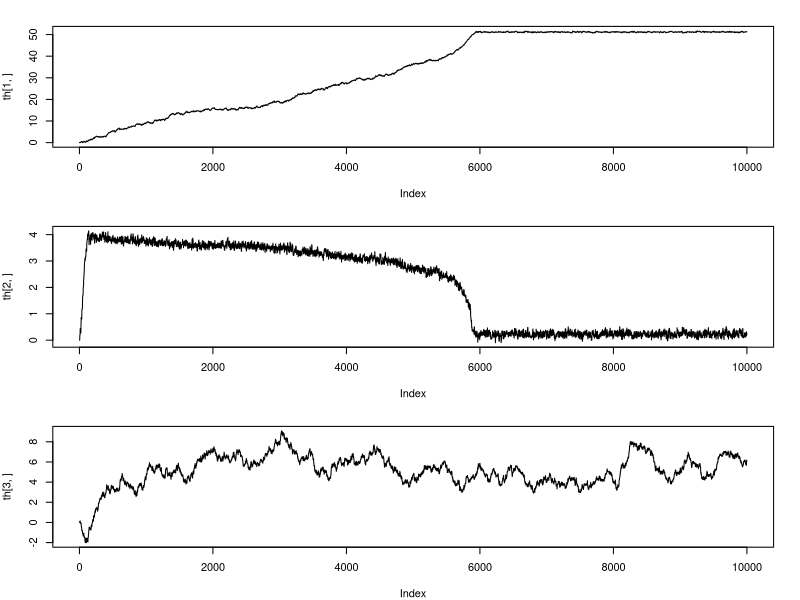
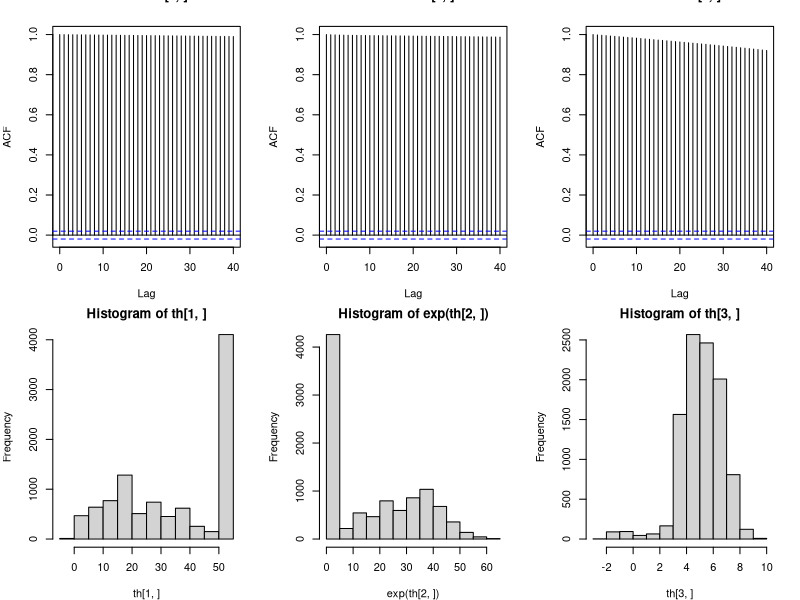
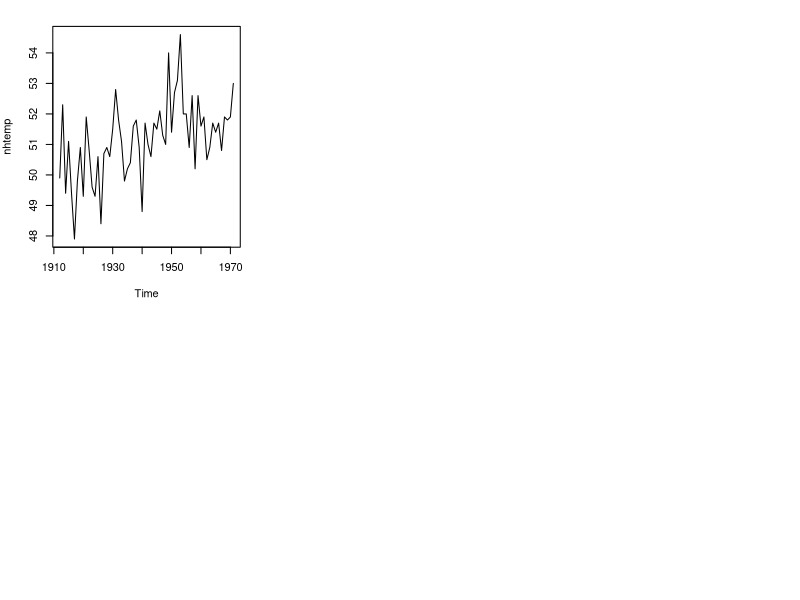
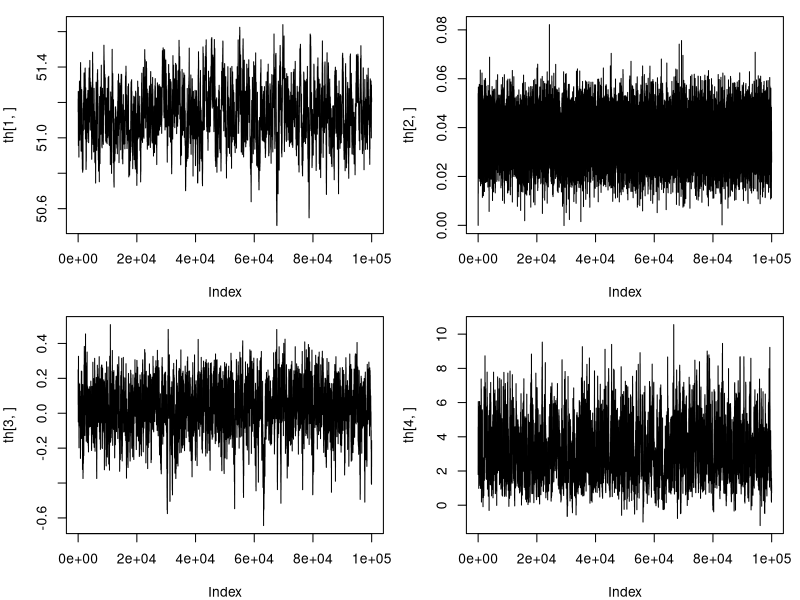
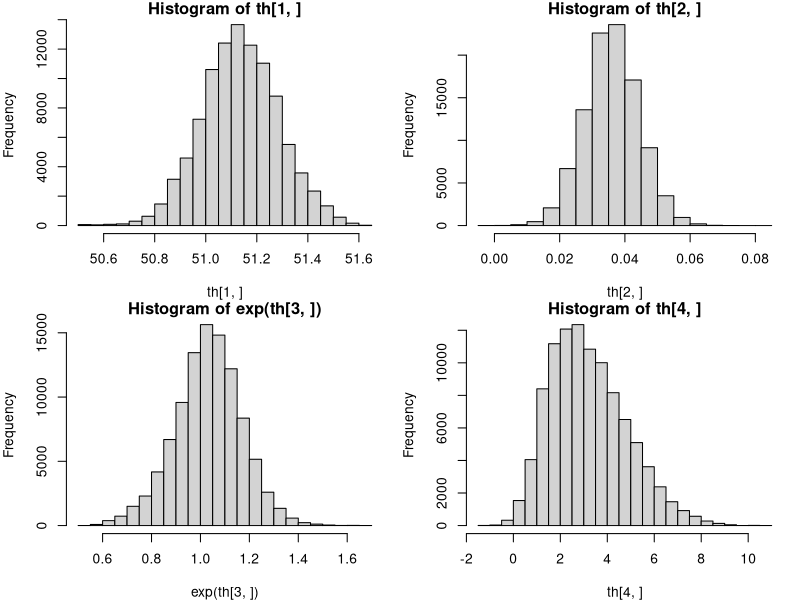

Generate these figures, in order, with R:
## nhtemp

ll <- function(theta,temp) {
## log likelihood for model (T_i - mu)/sig ~ t_df
  mu <- theta[1];sig <- exp(theta[2]); df = 1 + exp(theta[3])
  sum(dt((temp-mu)/sig,df=df,log=TRUE) - log(sig)) 
}


ns <- 10000
th <- matrix(0,3,ns)
th[,1] <- th[,ns]
llth <- ll(th[,1],nhtemp)
lprior.th <- dnorm(th[3,1],mean=3,sd=2,log=TRUE)
p.sd <- c(.1,.1,.1)
accept <- 0
for (i in 2:ns) { ## Metropolis Hastings iteration
  thp <- th[,i-1] + rnorm(3)*p.sd ## proposal
  lprior.p <- dnorm(thp[3],mean=3,sd=2,log=TRUE) 
  llp <- ll(thp,nhtemp) ## proposal log lik
  if (runif(1) < exp(llp + lprior.p - llth - lprior.th)) {
    th[,i] <- thp;llth <- llp;lprior.th <- lprior.p
    accept <- accept  + 1
  } else {
    th[,i] <- th[,i-1]
  }
}
accept/ns


par(mfrow=c(3,1),mar=c(4,4,2,2))
plot(th[1,],type="l")
plot(th[2,],type="l")
plot(th[3,],type="l")

par(mfrow=c(2,3))
acf(th[1,]);acf(th[2,]);acf(th[3,]);
hist(th[1,]);hist(exp(th[2,]));hist(th[3,]);

plot(nhtemp)
## straight line increase in t


ll2 <- function(theta,temp) {
## log likelihood when mu increases linearly with year
  n <- length(temp)
  mu <- (1:n-n/2)*theta[2] + theta[1]
  sig <- exp(theta[3]); df = 1 + exp(theta[4])
  sum(dt((temp-mu)/sig,df=df,log=TRUE) - log(sig)) 
}


ns <- 100000
th <- matrix(0,4,ns)
th[,1] <- c(mean(nhtemp),0,log(sd(nhtemp)),log(6))
llth <- ll2(th[,1],nhtemp)
lprior.th <- dnorm(th[4,1],mean=3,sd=2,log=TRUE)
p.sd <- c(.2,.2,.3,4)/5
accept <- 0
for (i in 2:ns) {
  thp <- th[,i-1] + rnorm(4)*p.sd
  lprior.p <- dnorm(thp[4],mean=3,sd=2,log=TRUE) 
  llp <- ll2(thp,nhtemp)
  if (runif(1) < exp(llp + lprior.p - llth - lprior.th)) {
    th[,i] <- thp;llth <- llp;lprior.th <- lprior.p
    accept <- accept  + 1
  } else {
    th[,i] <- th[,i-1]
  }
}
accept/ns


par(mfrow=c(2,2),mar=c(4,4,1,1))
plot(th[1,],type="l")
plot(th[2,],type="l")
plot(th[3,],type="l")
plot(th[4,],type="l")

hist(th[1,]);hist(th[2,]);
hist(exp(th[3,]));hist(th[4,]);

## CI for increase in temperature per year
quantile(th[2,],c(.025,.5,.975))


